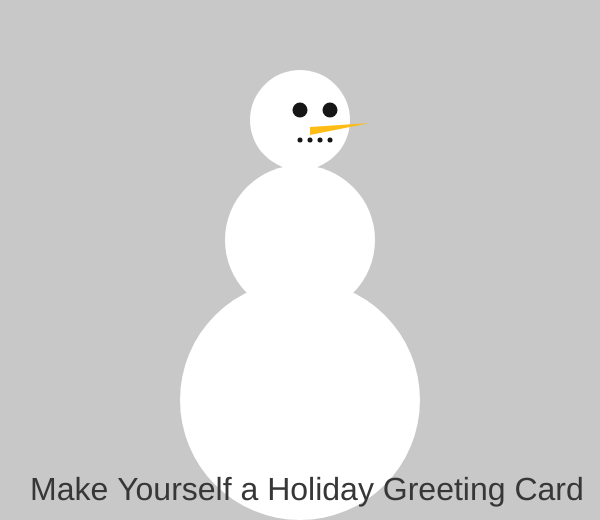
Frame 1 (no input)
Frame 60 (no input): identical to frame 1, image omitted
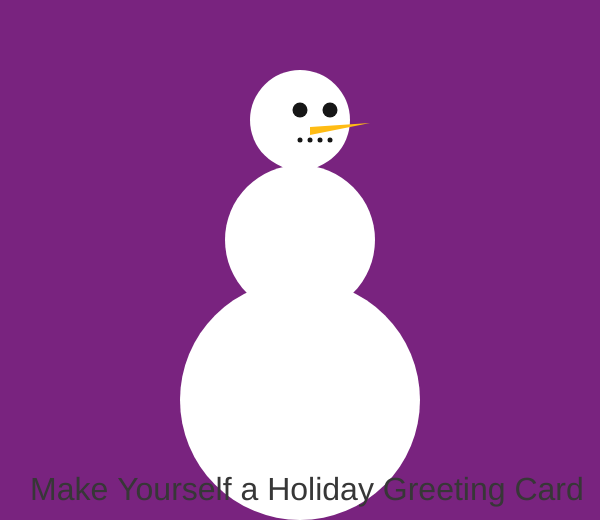
Frame 120 (the mouse pressed at the canvas centre since frame 60)

The p5.js sketch that drew these frames (run headless with seeded random() and noise() and a simulated clock; from frame 60 on, the mouse is pressed at the canvas centre):

// p5.js sketch
// ── sketch.js
//I spent over 5 hours figuring out just how to build a snowman and get the background to change. I tried adding snow but then it just covered
//the snowman and background color. I have multiple versions of this and I could not get some functions to work. Basically the gist of this project
//is to allow users to create a simple holiday greeting that change messages and background colors on click, and the snowman itself could be altered.
let bgColor;//defining the background color
//change colors on mouse click
function setup () {
  createCanvas(600, 520);
	noStroke();//takes away the lines on the snowman figure to give a clean graphic look
  bgcolor = color(200);
}

function mousePressed () { //on mouse click the below task will happen
  bgcolor = color(random(0, 170), random(0, 170), random(0, 170)); //random colors will change on click and users can change the color preferences by changing the values 
}

function draw () { //this function is drawing a snowman figure
  background(bgcolor);
	fill  (255, 255, 255);//makes the body white with circles stacked ontop of each other
  ellipse(300, 400, 240, 240);
  ellipse(300, 240, 150, 150);
  ellipse(300, 120, 100, 100);
  fill  (22, 22, 22);//for the eyes which are black
  ellipse(300, 110, 15, 15);
  ellipse(330, 110, 15, 15);
 	fill(255, 188, 20);//for the nose which is orange
  triangle(310, 127, 310, 135, 370, 123);
	fill  (22, 22, 22);//for the mouth which is black
  ellipse(310, 140, 5, 5);
  ellipse(320, 140, 5, 5);
	ellipse(300, 140, 5, 5);
  ellipse(330, 140, 5, 5);
	textSize(32);//you can change the text size
	fill(55);//can also change the color of the text
  text('Make Yourself a Holiday Greeting Card', 30, 500);//can change the spacing as well as what text you want in order to make it interative and user friendly
}
